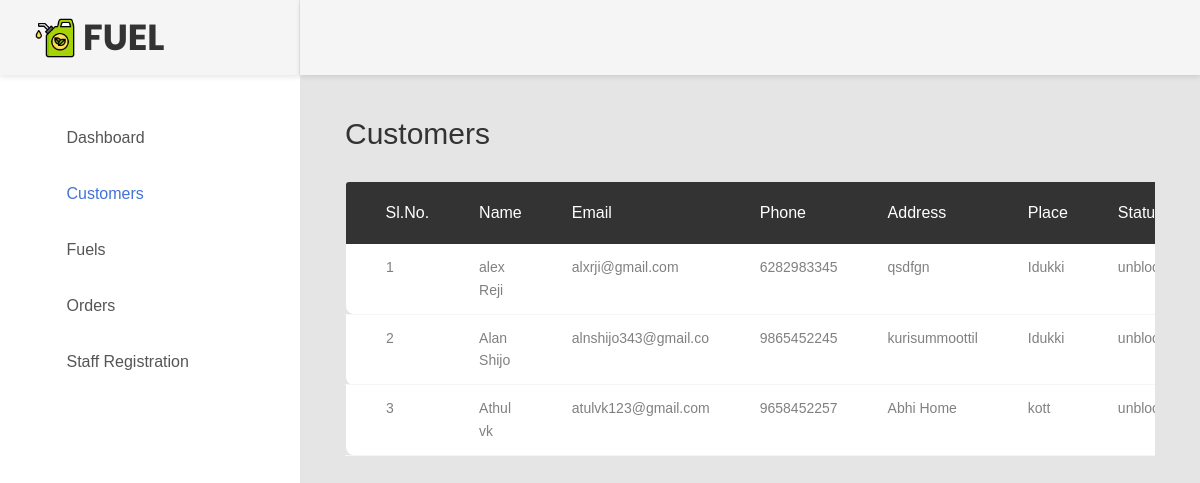
Before: /admin/customers.php (signed in) with the older database file.
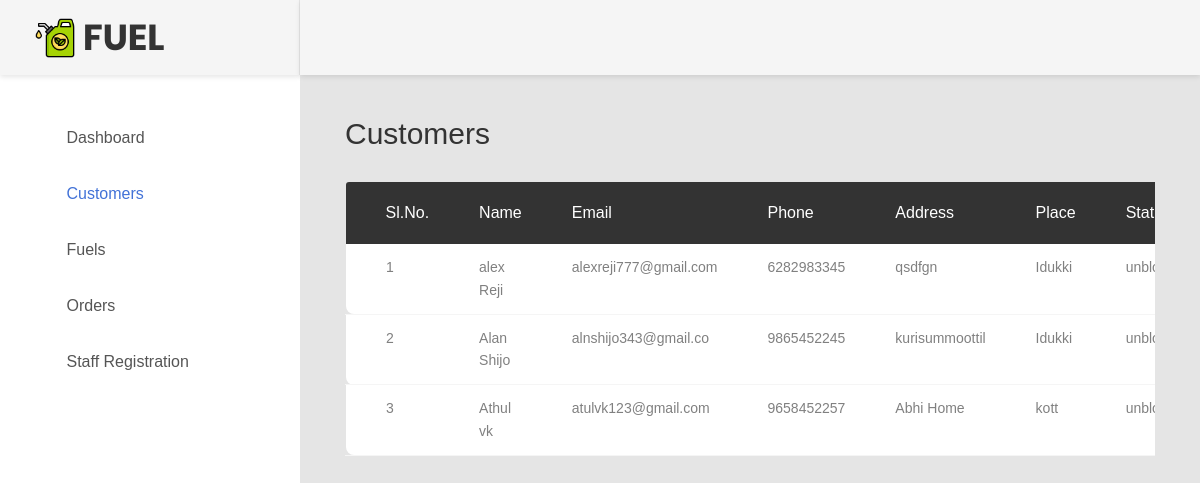
After: the same page with the newer database file.
### tables this page shows
CREATE TABLE `user` (
  `user_id` int(11) NOT NULL,
  `log_id` int(11) NOT NULL,
  `fname` varchar(30) NOT NULL,
  `lname` varchar(30) NOT NULL,
  `email` varchar(255) NOT NULL,
  `phone` bigint(20) NOT NULL,
  `addresss` varchar(30) NOT NULL,
  `place` char(30) NOT NULL,
  `coin` int(11) NOT NULL
);

### admin/customers.php (the view, shortened to what the changed rows need)
<?php
include '../config.php';
?>
<!DOCTYPE html>
<html lang="en">
<head>
  <link href="css/font-face.css" rel="stylesheet" media="all">
  <link href="vendor/font-awesome-4.7/css/font-awesome.min.css" rel="stylesheet" media="all">
  <link href="vendor/font-awesome-5/css/fontawesome-all.min.css" rel="stylesheet" media="all">
  <link href="vendor/mdi-font/css/material-design-iconic-font.min.css" rel="stylesheet" media="all">
  <link href="vendor/bootstrap-4.1/bootstrap.min.css" rel="stylesheet" media="all">
  <link href="vendor/animsition/animsition.min.css" rel="stylesheet" media="all">
  <link href="vendor/bootstrap-progressbar/bootstrap-progressbar-3.3.4.min.css" rel="stylesheet" media="all">
  <link href="vendor/wow/animate.css" rel="stylesheet" media="all">
  <link href="vendor/css-hamburgers/hamburgers.min.css" rel="stylesheet" media="all">
  <link href="vendor/slick/slick.css" rel="stylesheet" media="all">
  <link href="vendor/select2/select2.min.css" rel="stylesheet" media="all">
  <link href="vendor/perfect-scrollbar/perfect-scrollbar.css" rel="stylesheet" media="all">
  <link href="css/theme.css" rel="stylesheet" media="all">
</head>
<body class="animsition">
  <div class="page-wrapper">
    <aside class="menu-sidebar d-none d-lg-block">
      <div class="logo">
        <h1>
        FUEL
        </h1>
      </div>
    </aside>
    <div class="page-container">
      <div class="main-content">
        <div class="section__content section__content--p30">
          <div class="container-fluid">
            <div class="row">
              <div class="col-md-12">
                <div class="overview-wrap">
                  <h2 class="title-1">Customers</h2>
                </div>
              </div>
            </div>
            <div class="row m-t-30">
                            <div class="col-md-12">
                                <div class="table-responsive m-b-40">
                                    <table class="table table-borderless table-data3">
                                        <thead>
                                            <tr>
                                                <th>Sl.No.</th>
                                                <th>Name</th>
                                                <th>Email</th>
                                                <th>Phone</th>
                                                <th>Address</th>
                                                <th>Place</th>
                                                <th>Status</th>
                                            </tr>
                                        </thead>
                                        <?php
                                            $cust = "SELECT * FROM `user`";
                                            $cust_run = mysqli_query($conn,$cust);
                                            $i = 1;
                                            while($row=mysqli_fetch_array($cust_run)){
                                        ?>
                                        <tbody>
                                            <tr>
                                                <td><?php echo $i; ?></td>
                                                <td><?php echo $row['fname']." ".$row['lname']; ?></td>
                                                <td><?php echo $row['email']; ?></td>
                                                <td><?php echo $row['phone']; ?></td>
                                                <td><?php echo $row['addresss']; ?></td>
                                                <td><?php echo $row['place']; ?></td>
                                                <td><?php
                                                $r=$row['log_id'];
                                                $s="SELECT statuss from login WHERE log_id='$r'";
                                                $s_run = mysqli_query($conn,$s);
                                                $row1=mysqli_fetch_array($s_run);
                                                if($row1['statuss']==0){
                                                  echo "blocked";
                                                }
                                                else{
                                                  echo "unblocked";
                                                }
                                                ?>
                                          </td>
                                            </tr>
                                        </tbody>
                     <?php
                     $i++;
    }
    ?>
                                    </table>
                                </div>
                            </div>
                        </div>
          </div>
        </div>
      </div>
    </div>
  </div>
</body>
</html>

Changed rows visible on the page:
changed user "alex": email "alxrji@gmail.com" → "alexreji777@gmail.com"
